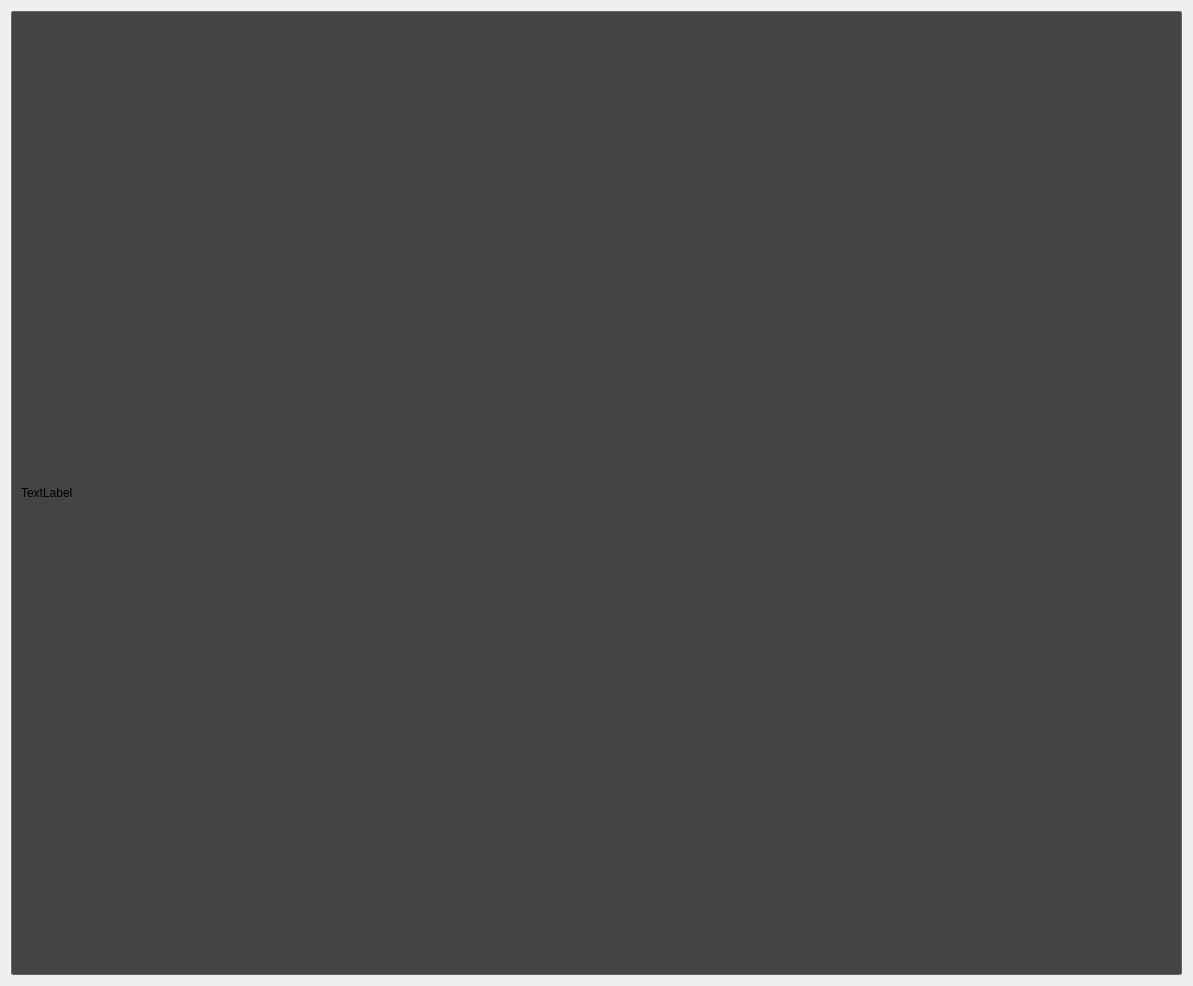
<?xml version="1.0" encoding="UTF-8"?>
<ui version="4.0">
 <class>FigureContainer</class>
 <widget class="QWidget" name="FigureContainer">
  <property name="geometry">
   <rect>
    <x>0</x>
    <y>0</y>
    <width>1193</width>
    <height>986</height>
   </rect>
  </property>
  <property name="mouseTracking">
   <bool>false</bool>
  </property>
  <property name="windowTitle">
   <string>Form</string>
  </property>
  <property name="autoFillBackground">
   <bool>false</bool>
  </property>
  <layout class="QVBoxLayout" name="verticalLayout">
   <item>
    <widget class="FigureFrame" name="figureFrame">
     <property name="mouseTracking">
      <bool>false</bool>
     </property>
     <property name="styleSheet">
      <string notr="true">border: 1px solid #666;
background-color: #444;
border-radius: 2px;
</string>
     </property>
     <layout class="QGridLayout" name="gridLayout">
      <item row="0" column="0">
       <widget class="FigureContent" name="myLabel">
        <property name="styleSheet">
         <string notr="true">border: none;</string>
        </property>
        <property name="text">
         <string>TextLabel</string>
        </property>
       </widget>
      </item>
     </layout>
    </widget>
   </item>
  </layout>
 </widget>
 <customwidgets>
  <customwidget>
   <class>FigureContent</class>
   <extends>QLabel</extends>
   <header>Widgets/FigureContent/figurecontent.h</header>
  </customwidget>
  <customwidget>
   <class>FigureFrame</class>
   <extends>QFrame</extends>
   <header>Widgets/FigureFrame/figureframe.h</header>
   <container>1</container>
  </customwidget>
 </customwidgets>
 <resources/>
 <connections/>
</ui>
